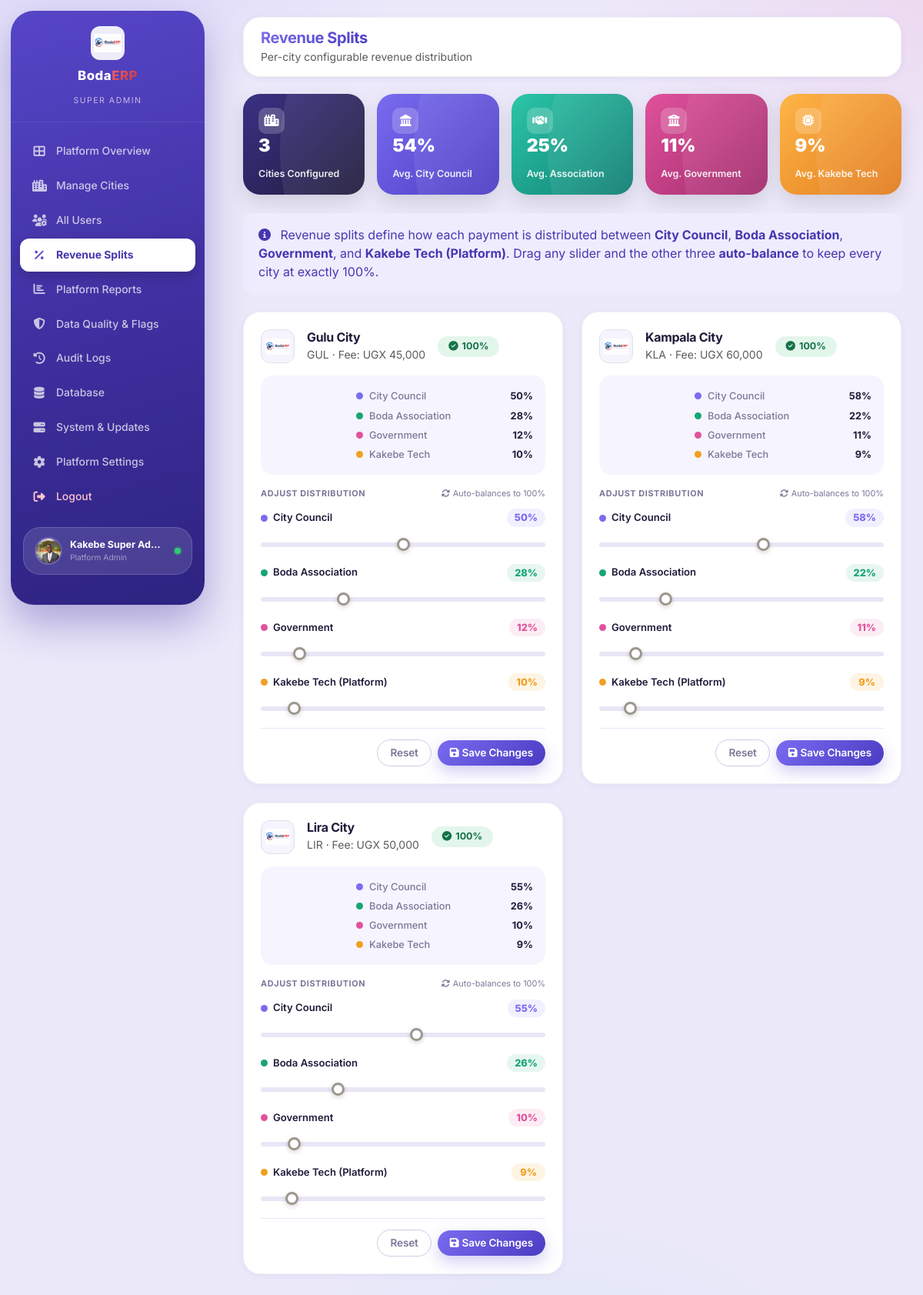
The app's page /packages/frontend/pages/superadmin/revenue-splits.php (signed in) with its own data.
### tables this page shows
CREATE TABLE cities (
  id                        CHAR(3)          PRIMARY KEY,
  name                      VARCHAR(120)     NOT NULL,
  country                   VARCHAR(80)      NOT NULL DEFAULT 'Uganda',
  currency                  CHAR(3)          NOT NULL DEFAULT 'UGX',
  logo_path                 VARCHAR(255),
  annual_fee                DECIMAL(12,2)    NOT NULL DEFAULT 0,
  fiscal_year               VARCHAR(20)      NOT NULL DEFAULT '2026/2027',
  id_prefix                 VARCHAR(20)      NOT NULL,
  status                    ENUM('active','pending','suspended') NOT NULL DEFAULT 'pending',
  contact_email             VARCHAR(150),
  contact_phone             VARCHAR(30),
  address                   VARCHAR(255),
  payment_gateway           VARCHAR(60),
  sms_gateway               VARCHAR(60),
  revenue_split_city        TINYINT UNSIGNED NOT NULL DEFAULT 55,
  revenue_split_association TINYINT UNSIGNED NOT NULL DEFAULT 26,
  revenue_split_platform    TINYINT UNSIGNED NOT NULL DEFAULT 9,
  revenue_split_government  TINYINT UNSIGNED NOT NULL DEFAULT 10,
  compliance_target         TINYINT UNSIGNED NOT NULL DEFAULT 70,
  grace_period_days         SMALLINT UNSIGNED NOT NULL DEFAULT 30,
  reminder_days             SMALLINT UNSIGNED NOT NULL DEFAULT 14,
  created_by                INT NULL,
  created_at                DATETIME         NOT NULL DEFAULT CURRENT_TIMESTAMP,
  updated_at                DATETIME         NOT NULL DEFAULT CURRENT_TIMESTAMP ON UPDATE CURRENT_TIMESTAMP,
  CONSTRAINT chk_revenue_split CHECK (revenue_split_city + revenue_split_association + revenue_split_platform + revenue_split_government = 100)
);

### packages/frontend/pages/superadmin/revenue-splits.php (the view, shortened to what the rows shown need)
<?php
$cities = fetchAll("SELECT * FROM cities ORDER BY name");
?>
<!DOCTYPE html>
<html lang="en">
<head>
    <?php $pageTitle = 'Revenue Splits - BodaERP Platform'; require __DIR__ . '/../../partials/head-assets.php'; ?>
</head>
<body>
<div class="main-content" id="mainContent">
    <div class="content-area">
        <div class="row g-4" id="splitCards">
        <?php foreach ($cities as $t): $id = $t['id']; ?>
            <div class="col-xl-6">
            <div class="split-card" id="card-<?= h($id) ?>"
                 data-orig-city="<?= (int)$t['revenue_split_city'] ?>" data-orig-assoc="<?= (int)$t['revenue_split_association'] ?>"
                 data-orig-platform="<?= (int)$t['revenue_split_platform'] ?>" data-orig-government="<?= (int)$t['revenue_split_government'] ?>">
                <div class="d-flex align-items-center gap-3">
                    <img src="<?= h(BASE_URL . $t['logo_path']) ?>" class="split-card-logo border" onerror="this.src='<?= BASE_URL ?>/assets/images/logo.png'">
                    <div class="flex-1" style="min-width:0;">
                        <h6 class="mb-0 fw-bold text-truncate"><?= h($t['name']) ?></h6>
                        <small class="text-muted"><?= h($id) ?> · Fee: <?= h($t['currency']) ?> <?= number_format($t['annual_fee']) ?></small>
                    </div>
                    <span class="total-badge total-ok" id="total-<?= h($id) ?>"><i class="fas fa-check-circle"></i> 100%</span>
                </div>
                <div class="split-overview">
                    <div class="split-donut" id="chart-<?= h($id) ?>"></div>
                    <div class="split-legend">
                        <div class="split-legend-row"><span class="name"><span class="dot c-city"></span>City Council</span><span class="val" id="lbl-city-<?= h($id) ?>"><?= (int)$t['revenue_split_city'] ?>%</span></div>
                        <div class="split-legend-row"><span class="name"><span class="dot c-assoc"></span>Boda Association</span><span class="val" id="lbl-assoc-<?= h($id) ?>"><?= (int)$t['revenue_split_association'] ?>%</span></div>
                        <div class="split-legend-row"><span class="name"><span class="dot c-government"></span>Government</span><span class="val" id="lbl-government-<?= h($id) ?>"><?= (int)$t['revenue_split_government'] ?>%</span></div>
                        <div class="split-legend-row"><span class="name"><span class="dot c-platform"></span>Kakebe Tech</span><span class="val" id="lbl-platform-<?= h($id) ?>"><?= (int)$t['revenue_split_platform'] ?>%</span></div>
                    </div>
                </div>
                <form method="post" onsubmit="return prepareSubmit('<?= h($id) ?>')">
                    <div class="split-section-label">
                        <span class="lbl">Adjust Distribution</span>
                        <span class="hint"><i class="fas fa-sync-alt me-1"></i>Auto-balances to 100%</span>
                    </div>
                    <div class="split-slider-row row-city">
                        <div class="slider-label"><span class="name"><span class="dot" style="background:var(--split-city);"></span>City Council</span><span class="val" id="city-val-<?= h($id) ?>"><?= (int)$t['revenue_split_city'] ?>%</span></div>
                        <input type="range" min="0" max="100" value="<?= (int)$t['revenue_split_city'] ?>" id="city-<?= h($id) ?>" oninput="onSliderInput('<?= h($id) ?>','city')">
                    </div>
                    <div class="split-slider-row row-assoc">
                        <div class="slider-label"><span class="name"><span class="dot" style="background:var(--split-assoc);"></span>Boda Association</span><span class="val" id="assoc-val-<?= h($id) ?>"><?= (int)$t['revenue_split_association'] ?>%</span></div>
                        <input type="range" min="0" max="100" value="<?= (int)$t['revenue_split_association'] ?>" id="assoc-<?= h($id) ?>" oninput="onSliderInput('<?= h($id) ?>','assoc')">
                    </div>
                    <div class="split-slider-row row-government">
                        <div class="slider-label"><span class="name"><span class="dot" style="background:var(--split-government);"></span>Government</span><span class="val" id="government-val-<?= h($id) ?>"><?= (int)$t['revenue_split_government'] ?>%</span></div>
                        <input type="range" min="0" max="100" value="<?= (int)$t['revenue_split_government'] ?>" id="government-<?= h($id) ?>" oninput="onSliderInput('<?= h($id) ?>','government')">
                    </div>
                    <div class="split-slider-row row-platform">
                        <div class="slider-label"><span class="name"><span class="dot" style="background:var(--split-platform);"></span>Kakebe Tech (Platform)</span><span class="val" id="platform-val-<?= h($id) ?>"><?= (int)$t['revenue_split_platform'] ?>%</span></div>
                        <input type="range" min="0" max="100" value="<?= (int)$t['revenue_split_platform'] ?>" id="platform-<?= h($id) ?>" oninput="onSliderInput('<?= h($id) ?>','platform')">
                    </div>
                    <div class="split-card-footer">
                        <button type="button" class="btn btn-outline-secondary btn-sm" onclick="resetSplit('<?= h($id) ?>')">Reset</button>
                        <button type="submit" class="btn btn-primary btn-sm"><i class="fas fa-save me-1"></i>Save Changes</button>
                    </div>
                </form>
            </div>
            </div>
        <?php endforeach; ?>
        </div>
    </div>
</div>
</body>
</html>

### records on screen
cities: logo_path (picture), name "Gulu City", id "GUL", currency "UGX", annual_fee "45,000", revenue_split_city "50", revenue_split_association "28", revenue_split_government "12", revenue_split_platform "10"
cities: logo_path (picture), name "Kampala City", id "KLA", currency "UGX", annual_fee "60,000", revenue_split_city "58", revenue_split_association "22", revenue_split_government "11", revenue_split_platform "9"
cities: logo_path (picture), name "Lira City", id "LIR", currency "UGX", annual_fee "50,000", revenue_split_city "55", revenue_split_association "26", revenue_split_government "10", revenue_split_platform "9"

### other values on screen
$label "Platform Overview"
$label "Manage Cities"
$label "All Users"
$label "Revenue Splits"
$label "Platform Reports"
$label "Data Quality & Flags"
$label "Audit Logs"
$label "Database"
$label "System & Updates"
$label "Platform Settings"
$_SESSION['name'] "Kakebe Super Admin"
$sfcRole "Platform Admin"
$cityCount "3"
$avgCity "54"
$avgAssoc "25"
